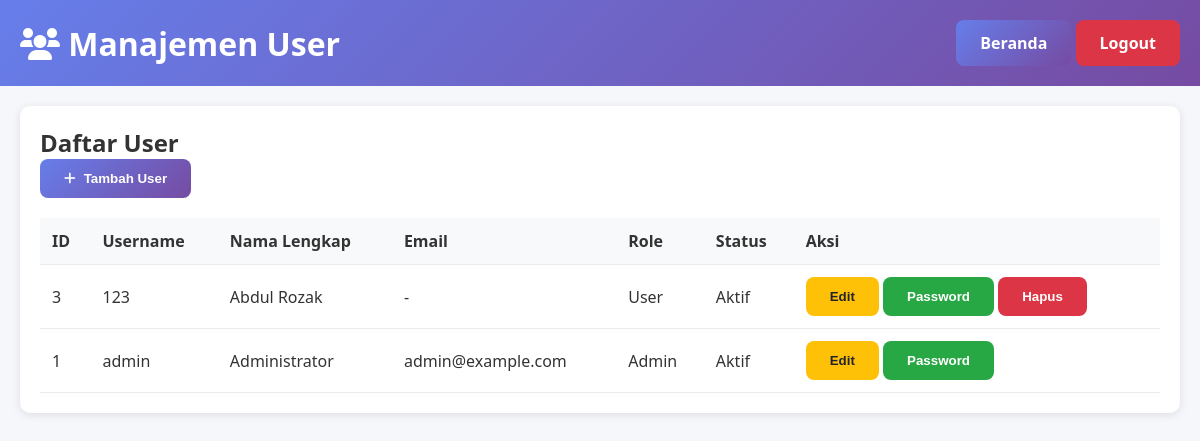
The app's page /user-management.php (signed in) with its own data.
### tables this page shows
CREATE TABLE `users` (
  `id` int(11) NOT NULL AUTO_INCREMENT,
  `username` varchar(50) NOT NULL,
  `password` varchar(255) NOT NULL,
  `nama_lengkap` varchar(100) NOT NULL,
  `email` varchar(100) DEFAULT NULL,
  `role` enum('admin','user') DEFAULT 'user',
  `is_active` tinyint(1) DEFAULT 1,
  `created_at` timestamp NOT NULL DEFAULT current_timestamp(),
  `updated_at` timestamp NOT NULL DEFAULT current_timestamp() ON UPDATE current_timestamp(),
  PRIMARY KEY (`id`),
  UNIQUE KEY `username` (`username`)
);

### user-management.php (the view, shortened to what this page needs)
<?php
require_once 'config/database.php';
try {
    $stmt = $pdo->query("SELECT * FROM users ORDER BY created_at DESC");
    $users = $stmt->fetchAll();
} catch (Exception $e) {
    $users = [];
    $message = 'Gagal memuat data user: ' . $e->getMessage();
    $messageType = 'error';
}
?>
<!DOCTYPE html>
<html lang="id">
<head>
    <link href="https://cdnjs.cloudflare.com/ajax/libs/font-awesome/6.0.0/css/all.min.css" rel="stylesheet">
</head>
<body>
    <div class="header">
        <div class="header-content">
            <h1><i class="fas fa-users"></i> Manajemen User</h1>
            <div>
                <a href="index.html" class="btn btn-primary">Beranda</a>
                <a href="logout.php" class="btn btn-danger">Logout</a>
            </div>
        </div>
    </div>
    <div class="container">
        <div class="card">
            <h2>Daftar User</h2>
            <button class="btn btn-primary" onclick="openModal('addUserModal')">
                <i class="fas fa-plus"></i> Tambah User
            </button>
            <table class="table">
                <thead>
                    <tr>
                        <th>ID</th>
                        <th>Username</th>
                        <th>Nama Lengkap</th>
                        <th>Email</th>
                        <th>Role</th>
                        <th>Status</th>
                        <th>Aksi</th>
                    </tr>
                </thead>
                <tbody>
                    <?php foreach ($users as $user): ?>
                        <tr>
                            <td><?php echo $user['id']; ?></td>
                            <td><?php echo htmlspecialchars($user['username']); ?></td>
                            <td><?php echo htmlspecialchars($user['nama_lengkap']); ?></td>
                            <td><?php echo htmlspecialchars($user['email'] ?: '-'); ?></td>
                            <td><?php echo ucfirst($user['role']); ?></td>
                            <td><?php echo $user['is_active'] ? 'Aktif' : 'Nonaktif'; ?></td>
                            <td>
                                <button class="btn btn-warning btn-sm" onclick="editUser(<?php echo htmlspecialchars(json_encode($user)); ?>)">Edit</button>
                                <button class="btn btn-success btn-sm" onclick="changePassword(<?php echo $user['id']; ?>)">Password</button>
                                <?php if ($user['id'] != $_SESSION['user_id']): ?>
                                    <button class="btn btn-danger btn-sm" onclick="deleteUser(<?php echo $user['id']; ?>)">Hapus</button>
                                <?php endif; ?>
                            </td>
                        </tr>
                    <?php endforeach; ?>
                </tbody>
            </table>
        </div>
    </div>
</body>
</html>

### user-management.php (style rules this page uses)
* { margin: 0; padding: 0; box-sizing: border-box; }
body { font-family: 'Segoe UI', sans-serif; background: #f5f7fa; color: #333; }
.header { background: linear-gradient(135deg, #667eea 0%, #764ba2 100%); color: white; padding: 20px 0; }
.header-content { max-width: 1200px; margin: 0 auto; padding: 0 20px; display: flex; justify-content: space-between; align-items: center; }
.container { max-width: 1200px; margin: 0 auto; padding: 20px; }
.btn { padding: 12px 24px; border: none; border-radius: 8px; cursor: pointer; font-weight: 600; text-decoration: none; display: inline-flex; align-items: center; gap: 8px; }
.btn-primary { background: linear-gradient(135deg, #667eea, #764ba2); color: white; }
.btn-success { background: #28a745; color: white; }
.btn-warning { background: #ffc107; color: #212529; }
.btn-danger { background: #dc3545; color: white; }
.card { background: white; border-radius: 10px; box-shadow: 0 2px 10px rgba(0,0,0,0.1); margin-bottom: 20px; padding: 20px; }
.table { width: 100%; border-collapse: collapse; margin-top: 20px; }
.table th, .table td { padding: 12px; text-align: left; border-bottom: 1px solid #e9ecef; }
.table th { background: #f8f9fa; font-weight: 600; }

### records on screen
users: id "3", username "123", nama_lengkap "Abdul Rozak", email "-", role "User", is_active "Aktif"
users: id "1", username "admin", nama_lengkap "Administrator", email "admin@example.com", role "Admin", is_active "Aktif"
